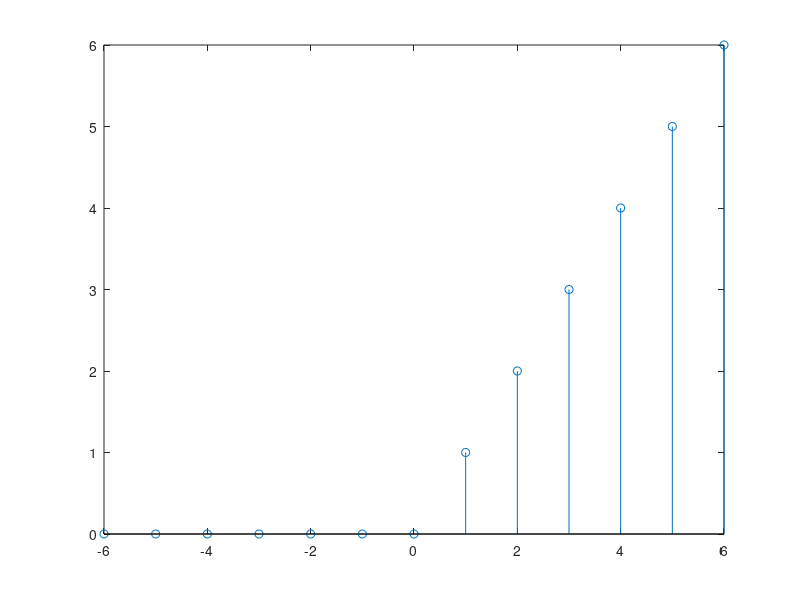

Write MATLAB code to recreate this figure.
clc;
clear all;
close all;

n = -6:1:6;
y = zeros(1, 13);

for i=1:13
  if (i - 7) >= 0
    y(i) = i-7;
  endif
endfor

stem(n, y);